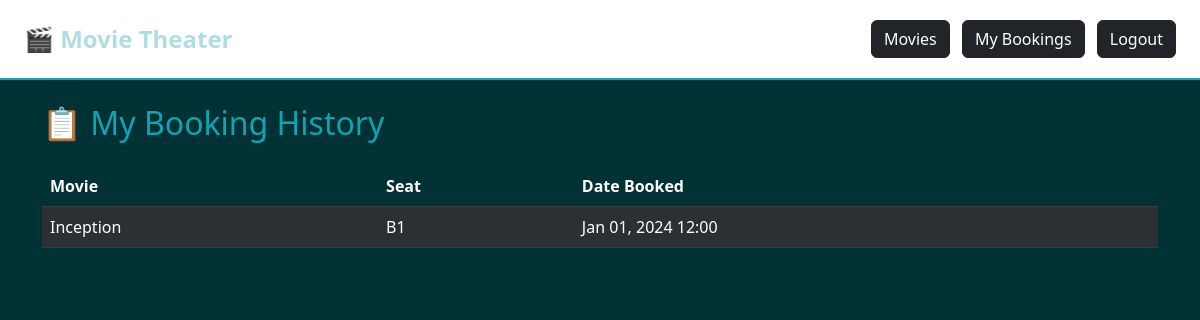
Page /bookings/history/ (signed in) on the committed database.
### bookings/models.py (models this page shows, shortened)
class Booking(models.Model):
    movie = models.ForeignKey(Movie, on_delete=models.CASCADE)
    seat = models.ForeignKey(Seat, on_delete=models.CASCADE)
    user = models.ForeignKey(settings.AUTH_USER_MODEL, on_delete=models.CASCADE)
    booking_date = models.DateTimeField(auto_now_add=True)

class Movie(models.Model):
    title = models.CharField(max_length=200)
    description = models.TextField()
    release_date = models.DateField()
    duration = models.IntegerField(help_text="Time in minutes")

class Seat(models.Model):
    seat_number = models.CharField(max_length=10)
    is_booked = models.BooleanField(default=False)

### bookings/views.py (the view)
# urls.py: path('bookings/history/', views.booking_history, name='booking_history'),
@login_required
def booking_history(request):
    bookings = Booking.objects.filter(user=request.user)
    return render(request, 'bookings/booking_history.html', {'bookings': bookings})

### bookings/templates/bookings/booking_history.html (shortened to what this page needs)
{% extends 'bookings/base.html' %}
{% block content %}
<h2 class="mb-4">📋 My Booking History</h2>
<table class="table table-dark table-striped">
    <thead>
        <tr>
            <th>Movie</th>
            <th>Seat</th>
            <th>Date Booked</th>
        </tr>
    </thead>
    <tbody>
        {% for booking in bookings %}
        <tr>
            <td>{{ booking.movie.title }}</td>
            <td>{{ booking.seat.seat_number }}</td>
            <td>{{ booking.booking_date|date:"M d, Y H:i" }}</td>
        </tr>
        {% empty %}
        <tr>
            <td colspan="3" class="text-secondary">No bookings yet.</td>
        </tr>
        {% endfor %}
    </tbody>
</table>
{% endblock %}

### bookings/templates/bookings/base.html (style rules this page uses)
body { background-color: #003135; color: #ffffff; }
h2 { color: #0FA4AF; }
.table-dark { background-color: #024950; }
.table-dark th { background-color: #003135; color: #ffffff; }
.table-striped tbody tr:nth-of-type(odd) { background-color: #024950; }

### rows in the picture
Booking: movie "Inception", seat.seat_number "B1", booking_date "Jan 01, 2024 12:00"
